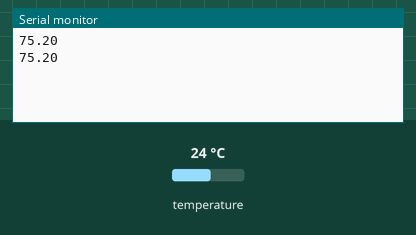
Simulated run of this sketch. Board: Arduino Uno, built with avr-gcc and run on an emulated ATmega328P. Shown: the last lines printed to the serial monitor. Inputs (shaded band) come from the test bench; at power-on: temperature 24 °C.

Above: at 3.3 s.
3.4 s: temperature set to 12 °C
At 4.8 s:
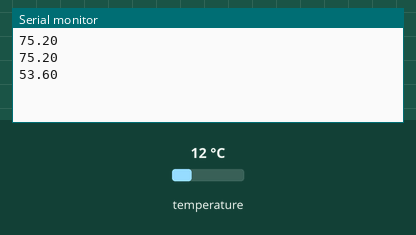
5.9 s: temperature set to 19 °C
At 7.3 s:
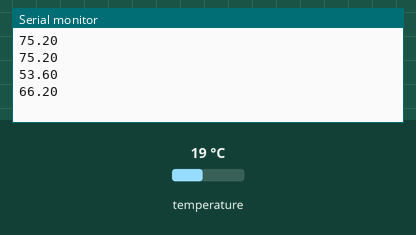
Timing chart, 0 to 8.9 s (numbered marks = the images above; inputs shaded):
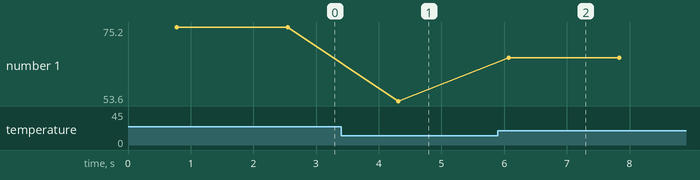

The sketch:

temp.ino
```cpp
#include <OneWire.h>
#include <DallasTemperature.h>

int tempPin = 2;

OneWire oneWire(2);

DallasTemperature sensors(&oneWire);

void setup() {
  Serial.begin(9600);
  //initialize the temp sensor unit
  sensors.begin();
}

void loop() {
    sensors.requestTemperatures();

    Serial.println(sensors.getTempFByIndex(0));
    delay(1000);
}
```

Measured:
- after the input at 3.4 s, the serial monitor: prints a new line after 0.91 s (image 1)
- after the input at 5.9 s, the serial monitor: prints a new line after 0.17 s (image 2)
- plotted number 1: 75.2 → 53.6 after the input at 3.4 s, 53.6 → 66.2 after the input at 5.9 s
